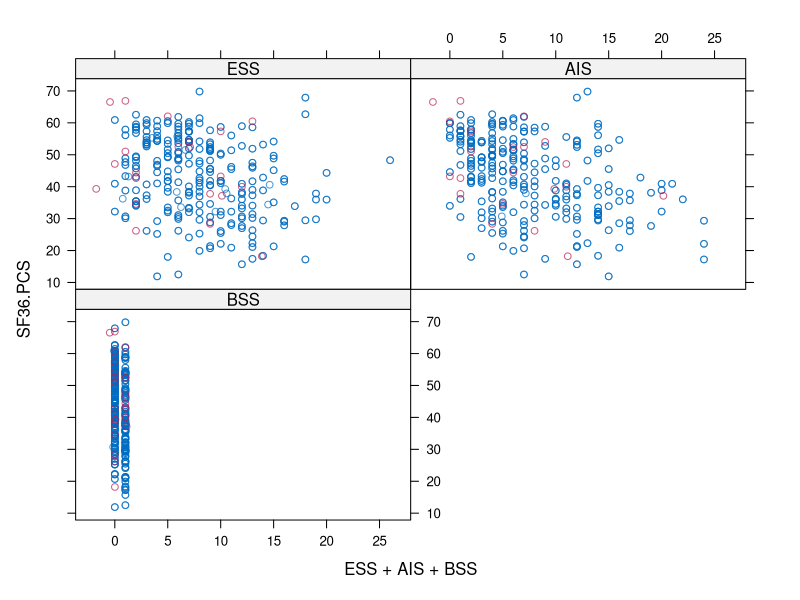
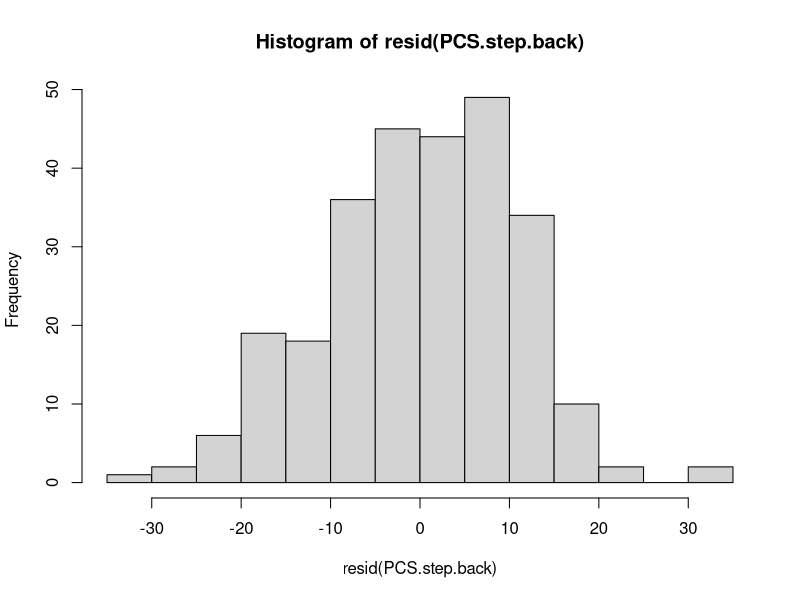
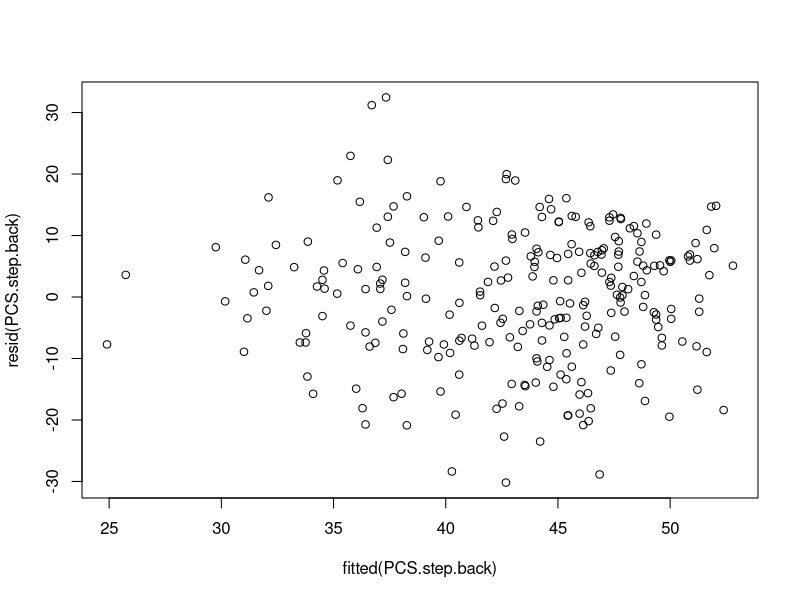
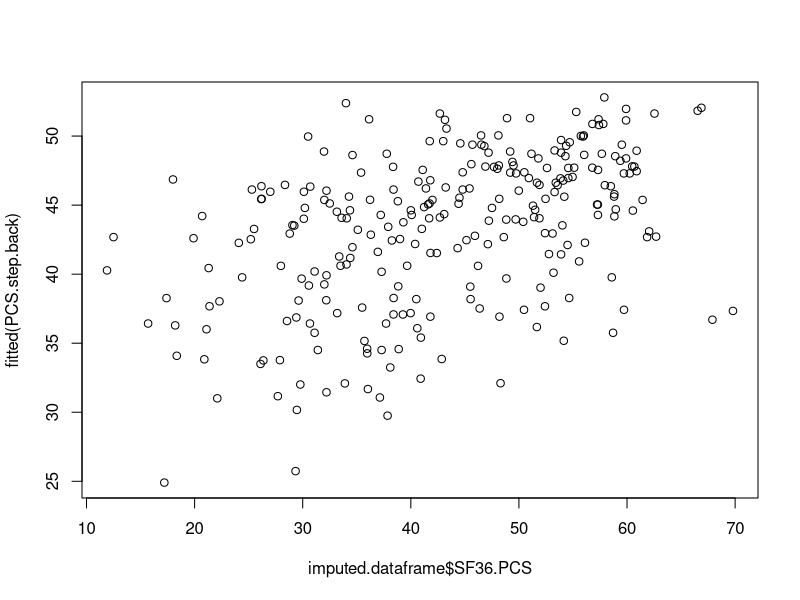
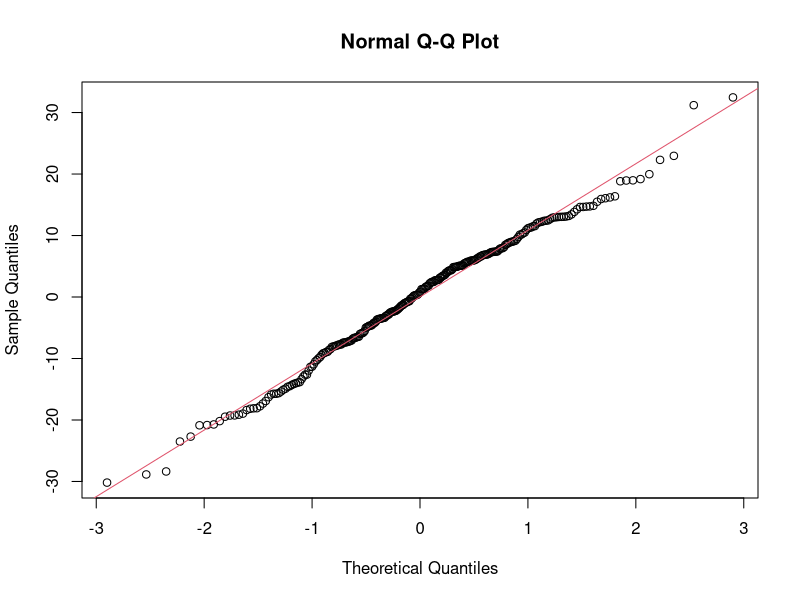
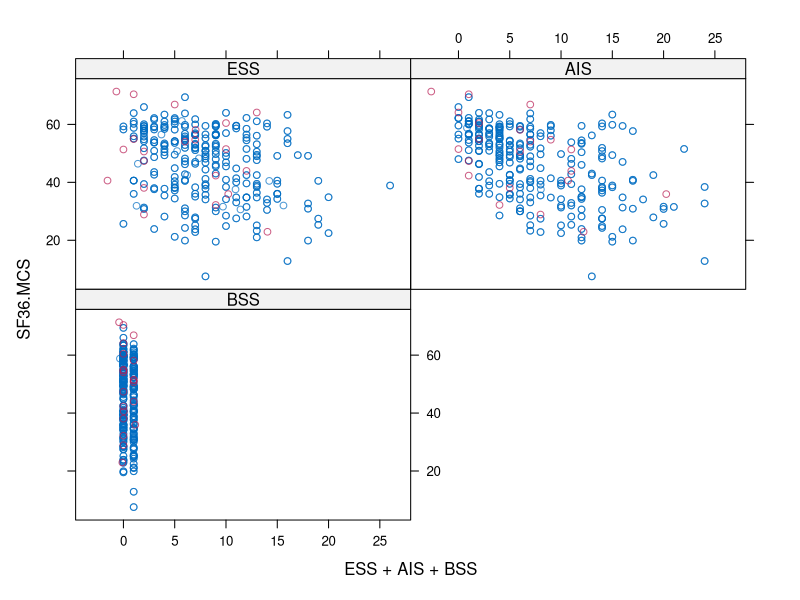
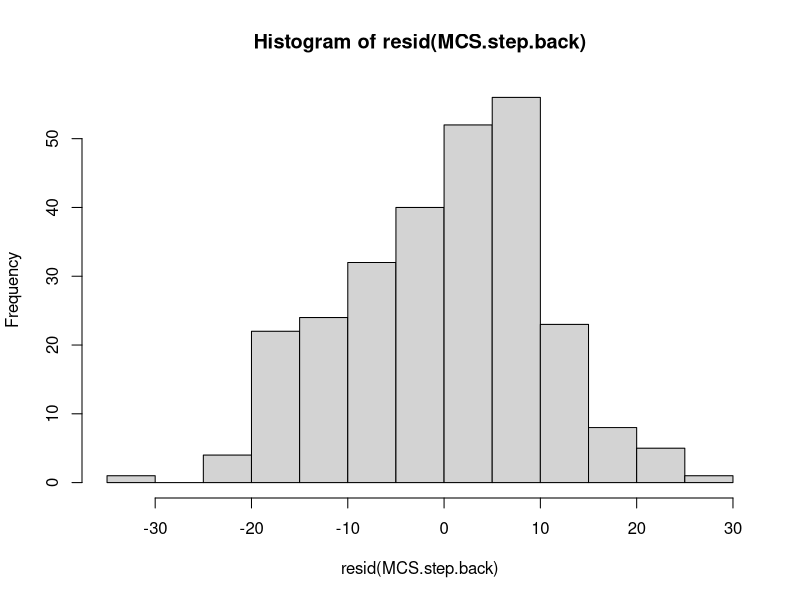
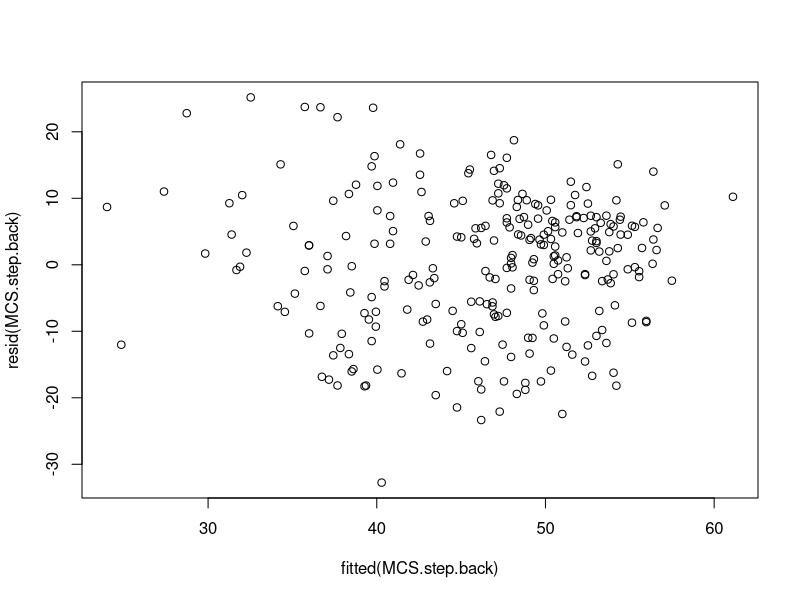

Write R code to recreate these figures, in order.
### Data cleaning
library(tidyr)
library(dplyr)
library(car)
library(MASS)
library(mice)


# Loading dataset
dat <- read.csv("project_data.csv")
summary(dat)
dim(dat) #268 rows

#Sub-setting data frame for the variables we are looking into
dat <- dat[c("Age", "Gender", "BMI","Time.from.transplant","Liver.Diagnosis", "Recurrence.of.disease",
             "Rejection.graft.dysfunction", "Any.fibrosis", "Renal.Failure", "Depression","Corticoid",
             "Epworth.Sleepiness.Scale", "Athens.Insomnia.Scale", "Berlin.Sleepiness.Scale",
             "Pittsburgh.Sleep.Quality.Index.Score", "SF36.PCS", "SF36.MCS")]

# Renaming variables and counting the NA values 
# PSGQ NA: 85 <- more than 30% of data is missing (NA > 80), can remove entire variable
# AIS NA: 6
# ESS NA: 17
# BSS NA: 6
apply(is.na(dat),2,sum)

# Removing Pittsburgh.Sleep.Quality.Index.Score due to <30% NA values
dat2 <- dat[c("Age", "Gender", "BMI","Time.from.transplant","Liver.Diagnosis", "Recurrence.of.disease",
              "Rejection.graft.dysfunction", "Any.fibrosis", "Renal.Failure", "Depression","Corticoid",
              "Epworth.Sleepiness.Scale", "Athens.Insomnia.Scale", "Berlin.Sleepiness.Scale",
              "SF36.PCS", "SF36.MCS")]

# Renaming predictors
dat2 <- dat2 %>% 
  rename(ESS = Epworth.Sleepiness.Scale, 
         AIS = Athens.Insomnia.Scale, BSS = Berlin.Sleepiness.Scale) 




# Changing Variables to a appropriate type - BSS is logical
dat2$BSS <- as.logical(dat2$BSS)
dat2$SF36.PCS <- as.numeric(dat2$SF36.PCS)
dat2$SF36.MCS <- as.numeric(dat2$SF36.MCS)
dat2$ESS <- as.numeric(dat2$ESS)
dat2$AIS <- as.numeric(dat2$AIS)


#Checking the how the missing values relate to the other variables - all cases are MAR
data_missing_ESS <- dat2 %>%
  filter(is.na(ESS))
View(data_missing_ESS)

data_missing_AIS <- dat2 %>%
  filter(is.na(AIS))
View(data_missing_AIS)

data_missing_BSS <- dat2 %>%
  filter(is.na(BSS))
View(data_missing_BSS)


########################################################

# Q2: Building a multiple linear regression
# Predictor: Sleep quality (all 4 measurements)
# Response: MCS and PCS.


# IMPUTATIONS FOR MISSING VALUES in PCS 

# stochastic regression -> improvement from the above method "norm.nob" -> added some error +noise
data.lim.PCS <- dat2[, c("SF36.PCS", "ESS", "AIS","BSS")]
imp <- mice(data.lim.PCS, method = "norm.nob", seed = 11,
            m = 1, print = FALSE)
xyplot(imp, SF36.PCS ~ ESS + AIS + BSS) 

fit.stoch <- with(imp, lm(SF36.PCS ~ ESS + AIS + BSS))
summary(pool(fit.stoch))

#Complete function extracts the imputed data 
imputed.dataframe <- complete(imp)
imputed.dataframe <- as.data.frame(imputed.dataframe)
dim(imputed.dataframe)
dim(dat2)

# Changing Variables to a appropriate type - BSS is logical
imputed.dataframe$BSS <- as.logical(imputed.dataframe$BSS)
imputed.dataframe$SF36.PCS <- as.numeric(imputed.dataframe$SF36.PCS)
imputed.dataframe$ESS <- as.numeric(imputed.dataframe$ESS)
imputed.dataframe$AIS <- as.numeric(imputed.dataframe$AIS)



# Running the model with imputed dataframe (full model)
PCS <- lm(SF36.PCS ~ ESS + AIS + BSS, data = imputed.dataframe)
summary(PCS)

# VIF to check for colinearity
vif(PCS)

# Null moel with 0 predictors
PCS_null <- lm(SF36.PCS ~ 1, data = imputed.dataframe)


# STEPWISE BACKWARD AIC for PCS
PCS.step.back <- stepAIC(PCS,trace = T, direction = "backward", scope = list(upper=PCS, lower=PCS_null))
summary(PCS.step.back) # Full model is the best fit

#Confidence interval for PCS
round(confint(PCS.step.back), 2)


# VIF to check for co linearity
vif(PCS.step.back)

#Graphs for linear regression
hist(resid(PCS.step.back))


plot(fitted(PCS.step.back),resid(PCS.step.back))

plot(imputed.dataframe$SF36.PCS,fitted(PCS.step.back))

qqnorm(resid(PCS.step.back))
qqline(resid(PCS.step.back), col=2)

cor(imputed.dataframe)

#######


####### Mental health ########

# stochastic regression -> improvement from the above method "norm.nob" -> added some error +noise
data.lim.MCS <- dat2[, c("SF36.MCS", "ESS", "AIS","BSS")]
imp_MCS <- mice(data.lim.MCS, method = "norm.nob", seed = 11,
            m = 1, print = FALSE)
xyplot(imp_MCS, SF36.MCS ~ ESS + AIS + BSS) # Imputed values for ozone are not always the same, it depends on solar.

#Complete function extracts the imputed data 
imputed.dataframe.MCS <- complete(imp_MCS)
imputed.dataframe.MCS <- as.data.frame(imputed.dataframe.MCS)
dim(imputed.dataframe.MCS)
dim(dat2)

# Changing Variables to a appropriate type - BSS is logical
imputed.dataframe.MCS$BSS <- as.logical(imputed.dataframe.MCS$BSS)
imputed.dataframe.MCS$SF36.MCS <- as.numeric(imputed.dataframe.MCS$SF36.MCS)
imputed.dataframe.MCS$ESS <- as.numeric(imputed.dataframe.MCS$ESS)
imputed.dataframe.MCS$AIS <- as.numeric(imputed.dataframe.MCS$AIS)



# Running the model with imputed dataframe
MCS <- lm(SF36.MCS ~ ESS + AIS + BSS, data = imputed.dataframe.MCS)
summary(MCS)

# VIF to check for colinearity
vif(MCS)

# NUll model with 0 predictors
MCS_null <- lm(SF36.MCS ~ 1, data = imputed.dataframe.MCS)


# STEPWISE BACKWARD AIC for MCS
MCS.step.back <- stepAIC(MCS,trace = T, direction = "backward", scope = list(upper=MCS, lower=MCS_null))
summary(MCS.step.back) #  model without BSS is the best fit

# Including confidence intervals 
round(confint(MCS.step.back), 2)

# VIF to check for colinearity
vif(MCS.step.back)

#Graphs for linear regression
hist(resid(MCS.step.back))
plot(fitted(MCS.step.back),resid(MCS.step.back))

plot(imputed.dataframe.MCS$SF36.MCS,fitted(MCS.step.back))

qqnorm(resid(MCS.step.back))
qqline(resid(MCS.step.back), col=2)

cor(imputed.dataframe.MCS)

####################################################

#PCS plots
avPlots(PCS.step.back, layout = c(2,2), main = "Relationship of physical health and Sleep disturbance")

#MCS plots
avPlots(MCS.step.back,  main = "Relationship of mental health and Sleep disturbance")

# Optional may not inlude.
#Cohens f2 - PCS: Medium effect 
R2.PCS <-0.2077
f2.PCS <- R2.PCS/(1 - R2.PCS)

#Cohens f2 - MCS: Large effect
R2.MCS <-0.3041
f2.MCS <- R2.MCS/(1 - R2.MCS)
